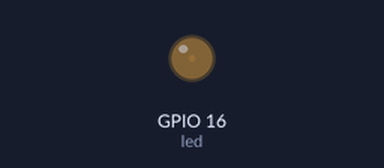
Simulated run of this sketch. Board: ESP32. On the bench: output pins drawn as LEDs (lit = HIGH).

Above: at 0.05 s.
At 2.15 s:
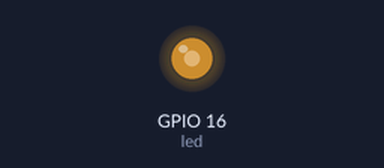
At 3.45 s:
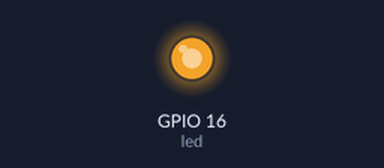
At 6.9 s:
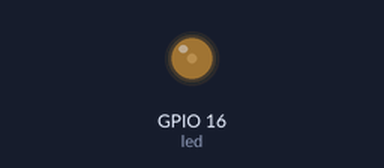
Timing chart, 0 to 10.0 s (numbered marks = the images above):
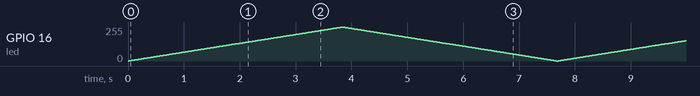

The sketch:

pwm_esp32.ino
```cpp
int led = 16;
int freq = 5000;
int ledPin = 0;
int resolusi = 8;

void setup() {
 ledcSetup(ledPin, freq, resolusi);
 ledcAttachPin(led, ledPin);
}

void loop() {
  for(int i = 0; i <=255; i++) {
    ledcWrite(ledPin, i);
    delay(15);
  }
  for(int i = 255; i >= 0; i--) {
    ledcWrite(ledPin, i);
    delay(15);
  }

}
```
